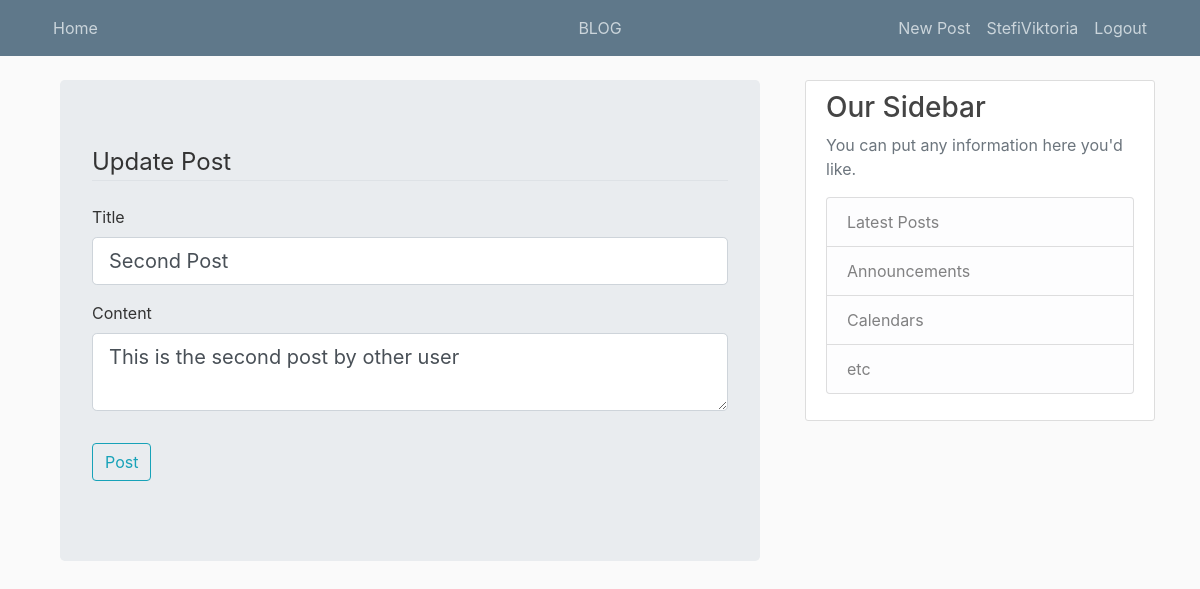
Before: /blogpost/2/update (signed in) with the older database file.
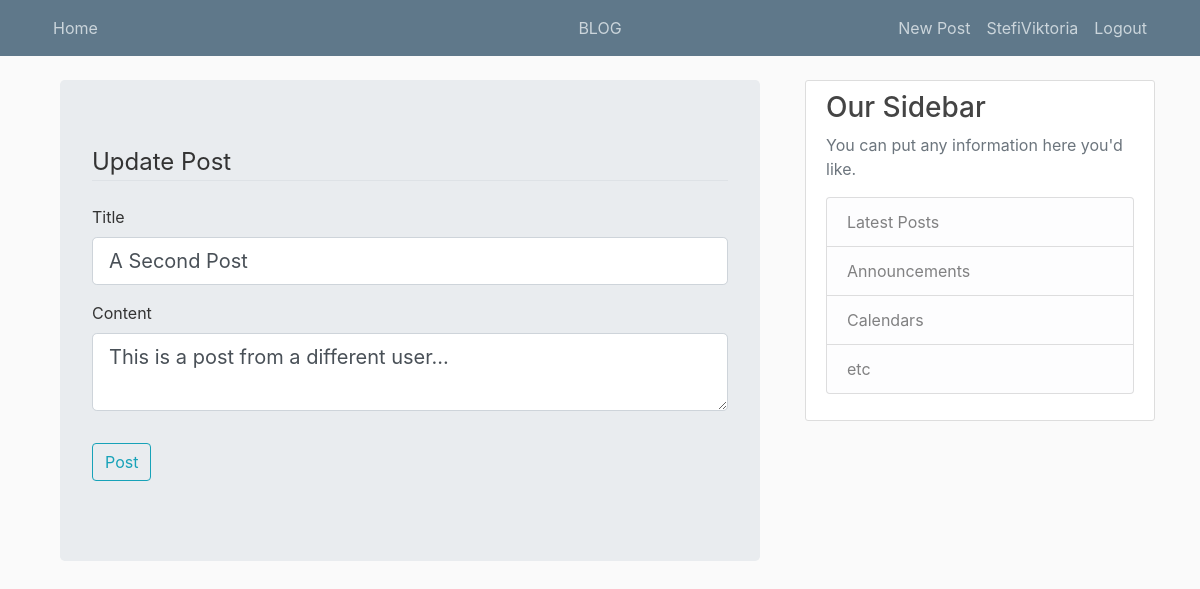
After: the same page with the newer database file.
### app/models.py (models this page shows, shortened)
class Post(db.Model):
	id = db.Column(db.Integer, primary_key=True)
	title = db.Column(db.String(100), nullable=False)
	date_posted = db.Column(db.DateTime, nullable=False, default=datetime.utcnow)
	content = db.Column(db.Text, nullable=False)
	user_id = db.Column(db.Integer, db.ForeignKey('user.id'), nullable=False)

### app/posts/routes.py (the view)
@posts.route('/blogpost/<int:post_id>/update', methods=['GET', 'POST'])
@login_required
def update_post(post_id):
	post = Post.query.get_or_404(post_id)
	if post.author != current_user:
		abort(403)
	form = PostForm()
	if form.validate_on_submit():
		post.title = form.title.data
		post.content = form.content.data
		db.session.commit() # Dont need to add, because they are already there
		flash('Your post has been updated', 'success')
		return redirect(url_for('posts.post', post_id=post_id))
	elif request.method == 'GET':
		form.title.data = post.title
		form.content.data = post.content
	return render_template('create_blog_post.html', title='Update Post', form=form, legend='Update Post')

### app/posts/forms.py
class PostForm(FlaskForm):
	title = StringField('Title', validators=[DataRequired()])
	content = TextAreaField('Content', validators=[DataRequired()])
	submit = SubmitField('Post')

### app/models.py (called while the page is built)
@login_manager.user_loader
def load_user(user_id):
	return User.query.get(int(user_id))

### app/templates/create_blog_post.html (shortened to what this page needs)
{% extends "layout.html" %}
{% block content %}
	<div class="container center_div">
	<div class="jumbotron">
		<form method="POST" action="">
			<fieldset class="form-group">
				<legend class="border-bottom mb-4">{{ legend }}</legend>
				<div class="form-group">
					{{ form.title.label(class="form-control-label") }}
					{% if form.title.errors%}
						{{ form.title(class="form-control form-control-lg is-invalid") }}
						<div class="invalid-feedback">
							{% for error in form.title.errors %}
								<span>{{ error }}</span>
							{% endfor %}
						</div>
					{% else %}
						{{ form.title(class="form-control form-control-lg") }}
					{% endif %}
				</div>
				<div class="form-group">
					{{ form.content.label(class="form-control-label") }}
					{% if form.content.errors%}
						{{ form.content(class="form-control form-control-lg is-invalid") }}
						<div class="invalid-feedback">
							{% for error in form.content.errors %}
								<span>{{ error }}</span>
							{% endfor %}
						</div>
					{% else %}
						{{ form.content(class="form-control form-control-lg") }}
					{% endif %}
				</div>
			</fieldset>
			<div class="form-group">
				{{ form.submit(class="btn btn-outline-info")}}
			</div>
		</form>
	</div>
</div>
{% endblock content %}

Changed rows visible on the page:
changed Post: title "Second Post" → "A Second Post"; content "This is the second post by other user" → "This is a post from a different user..."
